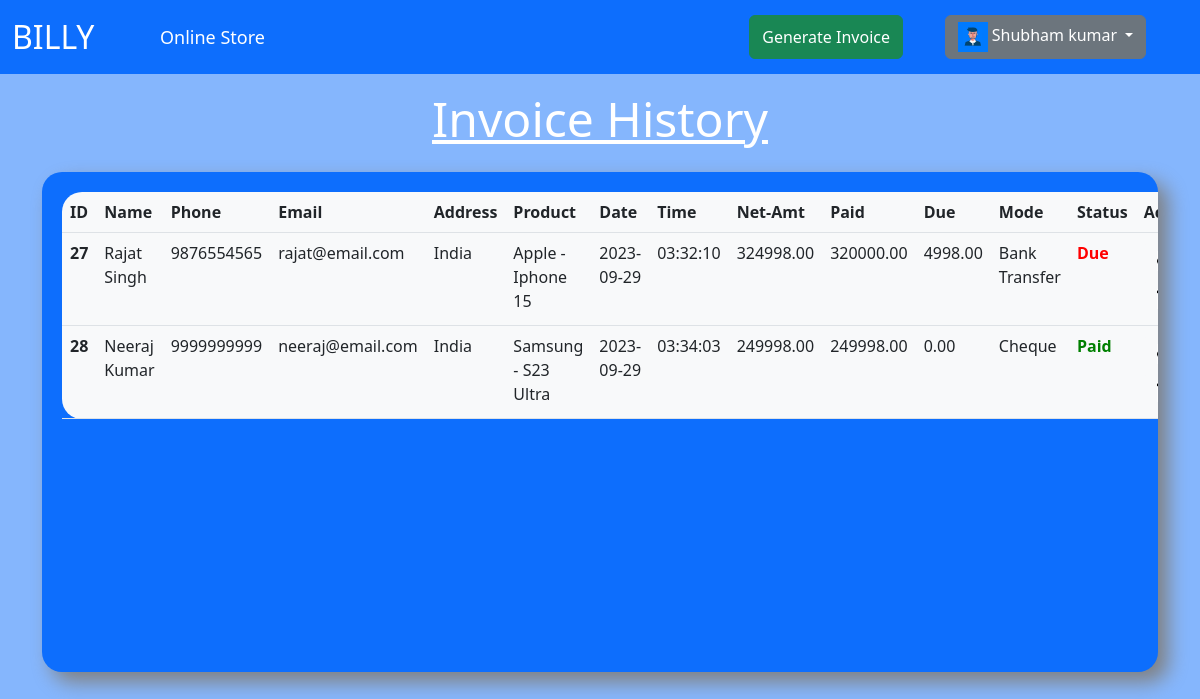
The page /index.php (signed in) on the database its author committed.
### tables this page shows
CREATE TABLE `user` (
  `uid` int(11) NOT NULL,
  `name` varchar(25) NOT NULL,
  `dob` date NOT NULL,
  `email` varchar(50) NOT NULL,
  `password` varchar(15) NOT NULL,
  `sname` varchar(50) NOT NULL,
  `sphone` varchar(15) NOT NULL,
  `semail` varchar(50) NOT NULL,
  `saddress` varchar(100) NOT NULL
);

CREATE TABLE `customer` (
  `cid` int(11) NOT NULL,
  `name` varchar(25) NOT NULL,
  `phone` varchar(15) NOT NULL,
  `email` varchar(50) NOT NULL,
  `address` varchar(100) NOT NULL
);

CREATE TABLE `product` (
  `pid` int(11) NOT NULL,
  `cid` int(11) NOT NULL,
  `brand` varchar(50) NOT NULL,
  `name` varchar(50) NOT NULL,
  `code` varchar(25) NOT NULL,
  `colour` varchar(25) NOT NULL,
  `imei1` varchar(25) NOT NULL,
  `imei2` varchar(25) NOT NULL,
  `battery` varchar(50) NOT NULL,
  `charger` varchar(50) NOT NULL,
  `quantity` int(25) NOT NULL,
  `mrp` float(25,2) NOT NULL,
  `total` float(25,2) NOT NULL
);

CREATE TABLE `payment` (
  `pid` int(11) NOT NULL,
  `cid` int(11) NOT NULL,
  `mode` varchar(25) NOT NULL,
  `net` float(25,2) NOT NULL,
  `paid` float(25,2) NOT NULL,
  `due` float(25,2) NOT NULL,
  `status` varchar(10) NOT NULL,
  `pdate` date NOT NULL,
  `ptime` time NOT NULL
);

### index.php (the view, shortened to what this page needs)
<?php
if(isset($_SESSION['user'])){
    $email = $_SESSION['user'];
}else {
	header("location:log.php");
	exit;
}
include "conn.php";
$query = "SELECT * FROM user WHERE email = '$email'";
$execute = mysqli_query($conn, $query);
if (mysqli_num_rows($execute) > 0) {
	$userdata = mysqli_fetch_array($execute);
}
include "conn.php";
$query2 = "SELECT * FROM customer";
$execute2 = mysqli_query($conn, $query2);
 ?>
<!DOCTYPE html>
<html>
<head>
	<link rel="stylesheet" type="text/css" href="css/style.css">
	<link rel="stylesheet" type="text/css" href="css/bootstrap.min.css">
</head>
<body class="bg-primary" style="--bs-bg-opacity: .5;">
	<nav class="navbar navbar-expand-lg sticky-top navbar-dark bg-primary">
	  	<div class="container-fluid">
	    	<a class="navbar-brand" href="index.php"><font size="6" >BILLY</font></a>
	    	<div class="collapse navbar-collapse" id="navbarSupportedContent">
	      		<ul class="navbar-nav me-auto mb-2 mb-lg-0 text-white">
	      			<li class="nav-item">
	        		</li>
			        <li class="nav-item">
			          	<a class="nav-link active" aria-current="page" href="#"><font size="4"><?php echo $userdata[5]; ?></font></a>
			        </li>
	      		</ul>
	      		<form class="d-flex" role="search">
	        		<button type="button" class="btn btn-success" data-bs-toggle="modal" data-bs-target="#invoice">Generate Invoice</button>
					<div class="btn-group">
					  	<button type="button" class="btn btn-secondary dropdown-toggle" data-bs-toggle="dropdown" aria-expanded="false">
					    	 <img class="nav-img" src="img/bill2.png"> <?php echo $userdata[1]; ?>
					  	</button>
					</div>
				</form>
	    	</div>
	  	</div>
	</nav>
	<section>
		<div class="container">
			<div class="row">
				<div class="col-md-2"></div>
				<div class="col-md-8 p-3">
					<center>
						<h1 class="text-white"><font size="15"><u>Invoice History</u></font></h1>
					</center>
				</div>
				<div class="col-md-2"></div>
			</div>
			<div class="col-md-12 bg-primary tab-container">
				<div class="tab" style="height: 500px;overflow-y: scroll;">
					<table class="table bg-light" style="border-radius: 20px;">
					  <thead>
					    <tr>
					      <th scope="col">ID</th>
					      <th scope="col">Name</th>
					      <th scope="col">Phone</th>
					      <th scope="col">Email</th>
					      <th scope="col">Address</th>
					      <th scope="col">Product</th>
					      <th scope="col">Date</th>
					      <th scope="col">Time</th>
					      <th scope="col">Net-Amt</th>
					      <th scope="col">Paid</th>
					      <th scope="col">Due</th>
					      <th scope="col">Mode</th>
					      <th scope="col">Status</th>
					      <th scope="col">Actions</th>
					    </tr>
					  </thead>
					  <tbody>
					  	<?php
						  	if (mysqli_num_rows($execute2) > 0) {
						  		while ($data = mysqli_fetch_array($execute2)) {
						  			$query1 = "SELECT brand,name FROM product WHERE cid = '$data[0]' LIMIT 1";
									$execute1 = mysqli_query($conn, $query1);
									$prod = mysqli_fetch_array($execute1);
									$query = "SELECT * FROM payment WHERE cid = '$data[0]' LIMIT 1";
									$execute = mysqli_query($conn, $query);
									$pay = mysqli_fetch_array($execute);
									if ($pay[6] == "Paid") {
										$col = "green";
									}
									if ($pay[6] == "Due") {
										$col = "red";
									}
						  	?>
						  	<tr>
						      <th scope="row"><?php echo $data[0]; ?></th>
						      <td><?php echo $data[1]; ?></td>
						      <td><?php echo $data[2]; ?></td>
						      <td><?php echo $data[3]; ?></td>
						      <td><?php echo $data[4]; ?></td>
						      <td><?php echo $prod[0].' - '.$prod[1]; ?></td>
						      <td><?php echo $pay[7]; ?></td>
						      <td><?php echo $pay[8]; ?></td>
						      <td><?php echo $pay[3]; ?></td>
						      <td><?php echo $pay[4]; ?></td>
						      <td><?php echo $pay[5]; ?></td>
						      <td><?php echo $pay[2]; ?></td>
						      <td style="color:<?php echo $col; ?>;"><b><?php echo $pay[6]; ?></b></td>
						      <td>
						      	<form method="POST">
						      		<div class="row" style="width:90%;">
						      			<div class="col-md-4"><button type="submit" name="viewinv" class="btn btn-light"><img src="img/view.png"></button></div>
						      			<div class="col-md-4"><button type="submit" name="editinv" class="btn btn-light"><img src="img/edit.png"></button></div>
						      			<div class="col-md-4"><button type="submit" name="deleteinv" class="btn btn-light"><img src="img/delete.png"></button></div>
						      		</div>
						      	</form>
						      </td>
						    </tr>
						    <?php
						  		}
						  	}
						  	 ?>
					  </tbody>
					</table>
				</div>
			</div>
		</div>
	</section>
</body>
</html>

### css/style.css (style rules this page uses)
.tab { padding: 20px 20px; }
.tab-container { border-radius: 20px; min-height: 500px; box-shadow: 10px 10px 20px gray; margin-left: auto; margin-right: auto; }
.nav-img { height: 30px; width: 30px; }

### rows shown on the page
user: sname "Online Store", name "Shubham kumar"
customer: cid "27", name "Rajat Singh", phone "9876554565", email "rajat@email.com", address "India", product.brand "Apple", product.name "Iphone 15", payment.pdate "2023-09-29", payment.ptime "03:32:10", payment.net "324998.00", payment.paid "320000.00", payment.due "4998.00", payment.mode "Bank Transfer", payment.status "Due"
customer: cid "28", name "Neeraj Kumar", phone "9999999999", email "neeraj@email.com", address "India", product.brand "Samsung", product.name "S23 Ultra", payment.pdate "2023-09-29", payment.ptime "03:34:03", payment.net "249998.00", payment.paid "249998.00", payment.due "0.00", payment.mode "Cheque", payment.status "Paid"
